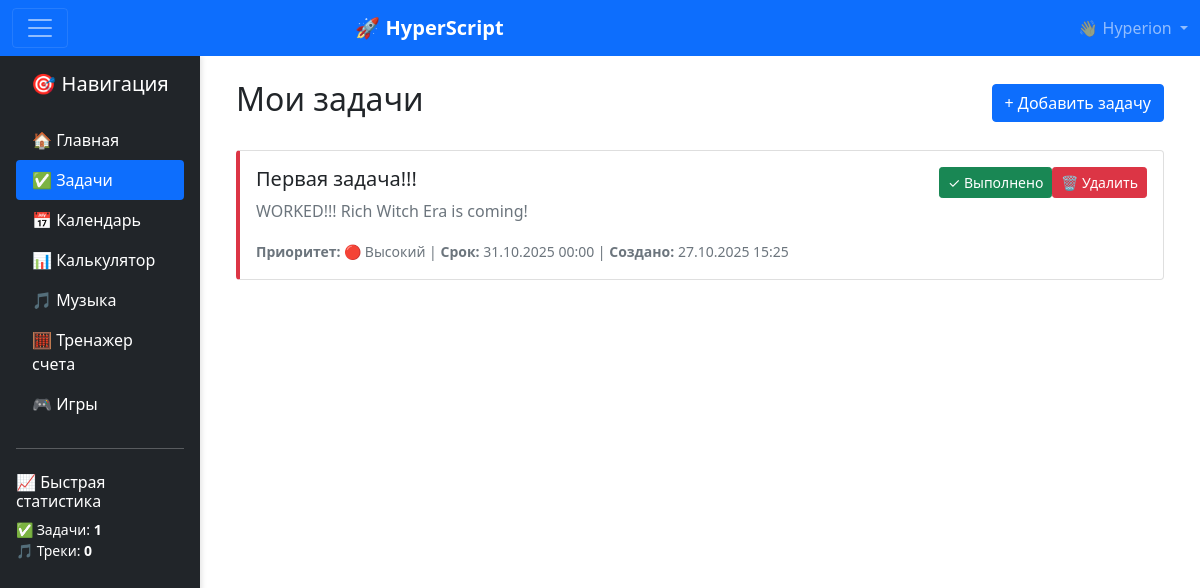
The app's page /tasks/tasks/ (signed in), older data.
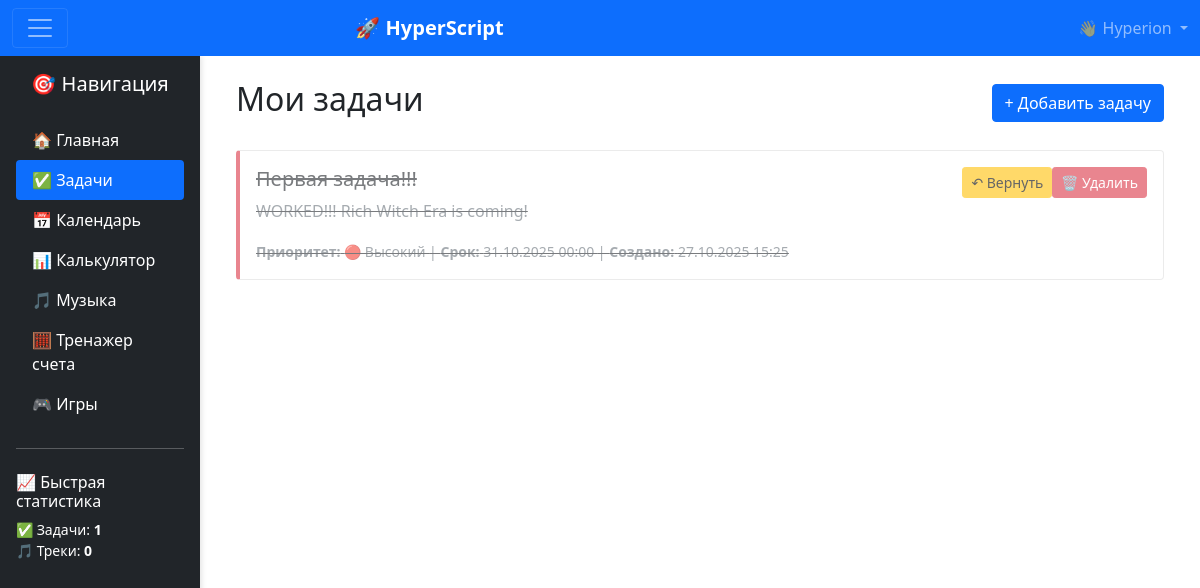
The same page, newer data.
### todo/models.py (models this page shows, shortened)
class Task(models.Model):
    PRIORITY_CHOICES = [
        ('low', '🔵 Низкий'),
        ('medium', '🟡 Средний'),
        ('high', '🔴 Высокий'),
    ]
    user = models.ForeignKey(User, on_delete=models.CASCADE)
    title = models.CharField(max_length=200, verbose_name='Название задачи')
    description = models.TextField(blank=True, verbose_name='Описание')
    priority = models.CharField(
        max_length=10,
        choices=PRIORITY_CHOICES,
        default='medium',
        verbose_name='Приоритет'
    )
    due_date = models.DateTimeField(null=True, blank=True, verbose_name='Срок выполнения')
    completed = models.BooleanField(default=False, verbose_name='Выполнено')
    created_at = models.DateTimeField(auto_now_add=True)
    class Meta:
        ordering = ['-created_at']

### todo/views.py (the view)
# urls.py: path('tasks/', views.task_list, name='task_list'),  # Задачи теперь по другому пути
@login_required
def task_list(request):
    tasks = Task.objects.filter(user=request.user).order_by('-created_at')
    return render(request, 'todo/task_list.html', {'tasks': tasks})

### todo/templates/todo/task_list.html (shortened to what this page needs)
{% extends 'base.html' %}
{% block content %}
<div class="d-flex justify-content-between align-items-center mb-4">
    <h2>Мои задачи</h2>
    <a href="{% url 'add_task' %}" class="btn btn-primary">+ Добавить задачу</a>
</div>
{% for task in tasks %}
<div class="card mb-3 priority-{{ task.priority }} {% if task.completed %}completed{% endif %}">
    <div class="card-body">
        <div class="d-flex justify-content-between align-items-start">
            <div class="flex-grow-1">
                <h5 class="card-title">{{ task.title }}</h5>
                {% if task.description %}
                    <p class="card-text text-muted">{{ task.description }}</p>
                {% endif %}
                <div class="task-meta">
                    <small class="text-muted">
                        <strong>Приоритет:</strong> {{ task.get_priority_display }}
                        {% if task.due_date %}
                            | <strong>Срок:</strong> {{ task.due_date|date:"d.m.Y H:i" }}
                        {% endif %}
                        | <strong>Создано:</strong> {{ task.created_at|date:"d.m.Y H:i" }}
                    </small>
                </div>
            </div>
            <div class="btn-group ms-3">
                <form method="post" action="{% url 'complete_task' task.id %}" class="d-inline">
                    <button type="submit" class="btn btn-sm {% if task.completed %}btn-warning{% else %}btn-success{% endif %}">
                        {% if task.completed %}↶ Вернуть{% else %}✓ Выполнено{% endif %}
                    </button>
                </form>
                <form method="post" action="{% url 'delete_task' task.id %}" class="d-inline">
                    <button type="submit" class="btn btn-sm btn-danger"
                            onclick="return confirm('Удалить задачу \"{{ task.title }}\"?')">
                        🗑 Удалить
                    </button>
                </form>
            </div>
        </div>
    </div>
</div>
{% empty %}
<div class="alert alert-info text-center">
    <h5>Пока нет задач</h5>
    <p>Начните с добавления первой задачи!</p>
    <a href="{% url 'add_task' %}" class="btn btn-primary">Добавить первую задачу</a>
</div>
{% endfor %}
{% endblock %}

### templates/base.html (shortened to what this page needs)
<!DOCTYPE html>
<html lang="ru">
<head>
    <link href="https://cdn.jsdelivr.net/npm/bootstrap@5.1.3/dist/css/bootstrap.min.css" rel="stylesheet">
</head>
<body>
    <nav class="navbar navbar-dark bg-primary">
        <div class="container-fluid">
            <button class="navbar-toggler sidebar-toggle" type="button">
                <span class="navbar-toggler-icon"></span>
            </button>
            <a class="navbar-brand fw-bold mx-auto" href="{% url 'home' %}">
                🚀 HyperScript
            </a>
            <div class="navbar-nav ms-auto">
                {% if user.is_authenticated %}
                    <div class="nav-item dropdown">
                        <a class="nav-link dropdown-toggle" href="#" role="button" data-bs-toggle="dropdown">
                            👋 {{ user.username }}
                        </a>
                    </div>
                {% else %}
                    <div class="d-flex gap-2">
                        <a class="nav-link" href="{% url 'login' %}">🔑 Войти</a>
                        <a class="nav-link" href="{% url 'register' %}">📝 Регистрация</a>
                    </div>
                {% endif %}
            </div>
        </div>
    </nav>
    <div class="container-fluid">
        <div class="row">
            <div class="col-md-3 col-lg-2 sidebar bg-dark text-white p-0" id="sidebar">
                <div class="p-3">
                    <h5 class="text-center mb-4">🎯 Навигация</h5>
                    <ul class="nav nav-pills flex-column">
                        <li class="nav-item">
                            <a class="nav-link text-white {% if request.resolver_match.url_name == 'home' %}active{% endif %}"
                               href="{% url 'home' %}">
                                🏠 Главная
                            </a>
                        </li>
                        <li class="nav-item">
                            <a class="nav-link text-white {% if 'tasks' in request.path %}active{% endif %}"
                               href="{% url 'task_list' %}">
                                ✅ Задачи
                            </a>
                        </li>
                        <li class="nav-item">
                            <a class="nav-link text-white {% if 'calendar' in request.path %}active{% endif %}"
                               href="{% url 'year_calendar' %}">
                                📅 Календарь
                            </a>
                        </li>
                        <li class="nav-item">
                            <a class="nav-link text-white {% if 'calculator' in request.path %}active{% endif %}"
                               href="{% url 'grade_calculator' %}">
                                📊 Калькулятор
                            </a>
                        </li>
                        <li class="nav-item">
                            <a class="nav-link text-white {% if 'music' in request.path %}active{% endif %}"
                               href="{% url 'music_player' %}">
                                🎵 Музыка
                            </a>
                        </li>
                        <li class="nav-item">
                            <a class="nav-link text-white disabled" href="#">
                                🧮 Тренажер счета
                            </a>
                        </li>
                        <li class="nav-item">
                            <a class="nav-link text-white disabled" href="#">
                                🎮 Игры
                            </a>
                        </li>
                    </ul>
                    <hr class="my-4">
                    {% if user.is_authenticated %}
                    <div class="small">
                        <h6>📈 Быстрая статистика</h6>
                        <div class="mt-2">
                            <div>✅ Задачи: <strong>{{ user.task_set.count|default:"0" }}</strong></div>
                            <div>🎵 Треки: <strong>{{ user.musictrack_set.count|default:"0" }}</strong></div>
                        </div>
                    </div>
                    {% endif %}
                </div>
            </div>
            <div class="col-md-9 col-lg-10 main-content" id="mainContent">
                <main class="p-4">
                    {% block content %}
                    {% endblock %}
                </main>
            </div>
        </div>
    </div>
</body>
</html>

### templates/base.html (style rules this page uses)
.completed { text-decoration: line-through; opacity: 0.6; }
.priority-high { border-left: 4px solid #dc3545; }
.sidebar { min-height: 100vh; box-shadow: 2px 0 5px rgba(0,0,0,0.1); transition: all 0.3s; }
.main-content { transition: all 0.3s; }
.sidebar-toggle { cursor: pointer; }
.nav-link { transition: all 0.2s; }

Row changes from the older to the newer data that the page shows:
changed Task "Первая задача!!!": completed "✓ Выполнено" → "↶ Вернуть"
